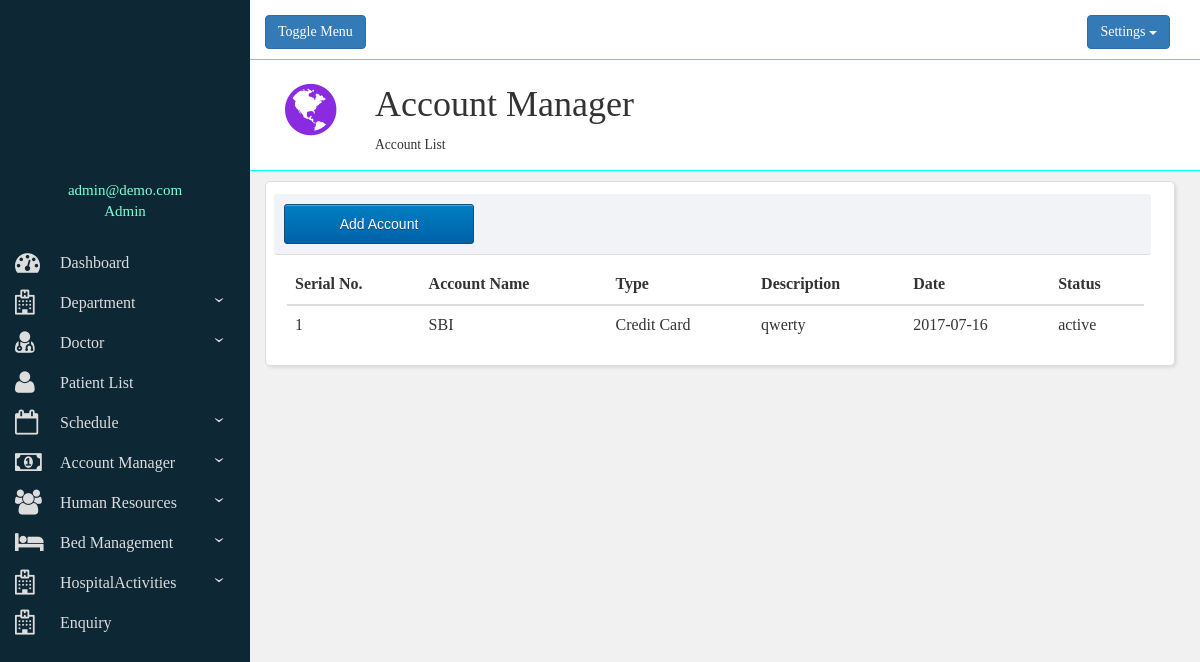
Screenshot of /account-list.php (signed in) with the database file from the repository.
### tables this page shows
CREATE TABLE `account` (
  `id` int(11) NOT NULL,
  `name` varchar(20) NOT NULL,
  `type` varchar(11) NOT NULL,
  `description` varchar(100) NOT NULL,
  `date` date NOT NULL,
  `status` varchar(8) NOT NULL
);

### account-list.php (the view, shortened to what this page needs)
<?php
 include("structure.php");
?>
        <div id="change">
        	<div class="row bbtm">
              <div class="col-lg-12">
                <div class="header-icon"><i class="fa fa-globe" aria-hidden="true"></i></div>
                  <div class="header-title">
                    <h1>Account Manager</h1>
                    <small>Account List</small>
                  </div>
              </div>
            </div>
            <div class="container-fluid relative" style="margin-top: 10px;margin-right: 30px;">
        			  <div class="row" style="padding: 10px;">
        			    <div class="col-sm-12 mbutton">
                    <a href="add-account.php"><input type="button" class="myButton" value="Add Account"></a>
        			    </div>
        			  </div>
        			  <div class="row" id="viewall" style="padding-right: 30px;padding-left: 10px;">
                    <?php
                            require("connection.php");
                            $str="select * from account;";
                            $result= mysqli_query($con, $str);
                            $s=1;
                    ?>
                    <table class="table table-hover">
                        <thead>
                          <tr>
                            <th>Serial No.</th>
                            <th>Account Name</th>
                            <th>Type</th>
                            <th>Description</th>
                            <th>Date</th>
                            <th>Status</th>
                        </tr>
                        </thead>
                        <tbody>
                        <?php
                        while ($row= mysqli_fetch_array($result,MYSQLI_ASSOC)){
                            echo "<tr>";
                            echo "<td>".$s."</td>";
                            echo "<td>".$row['name']."</td>";
                            echo "<td>".$row['type']."</td>";
                            echo "<td>".$row['description']."</td>";
                            echo "<td>".$row['date']."</td>";
                            echo "<td>".$row['status']."</td>";
                            $s++;
                        }
                        ?>
                        </tbody>
                      </table>
        			  </div>
        			</div>
          </div>
      </div>
    </div>
  </div>
</body>

### css/addacc.css (style rules this page uses)
div.relative { position:relative; background-color:#FFFFFF; padding-top:10px; padding-left:26px; border-radius:5px; box-shadow: 2px 2px 3px #DDDDDD; border-style:solid; border-color:#DDDDDD; border-width:1px; }
div { font-family:calibri; font-size:16px; }
td { padding-top:10px; }
.mbutton { margin-left:-13px; margin-top:-8px; background-color:#F1F3F6; border-radius:3px; padding:10px; margin-right:5px; border-bottom-width:1px; border-bottom-color:#DDDDDD; border-bottom-style:solid; }
.myButton { -moz-box-shadow:inset 0px 1px 0px 0px #54a3f7; -webkit-box-shadow:inset 0px 1px 0px 0px #54a3f7; box-shadow:inset 0px 1px 0px 0px #54a3f7; background:-webkit-gradient(linear, left top, left bottom, color-stop(0.05, #007dc1), color-stop(1, #0061a7)); background:-moz-linear-gradient(top, #007dc1 5%, #0061a7 100%); background:-webkit-linear-gradient(top, #007dc1 5%, #0061a7 100%); background:-o-linear-gradient(top, #007dc1 5%, #0061a7 100%); background:-ms-linear-gradient(top, #007dc1 5%, #0061a7 100%); background:linear-gradient(to bottom, #007dc1 5%, #0061a7 100%); filter:progid:DXImageTransform.Microsoft.gradient(startColorstr='#007dc1', endColorstr='#0061a7',GradientType=0); background-color:#007dc1; -moz-border-radius:3px; -webkit-border-radius:3px; border-radius:3px; border:1px solid #124d77; display:inline-block; cursor:pointer; color:#ffffff; font-family:Arial; font-size:14px; padding:6px 24px; text-decoration:none; text-shadow:0px 1px 0px #154682; width:190px; height:40px; }

### structure.php (style rules this page uses)
i { padding-right: 15px; font-size: 25px; }
.bbtm { border-bottom-style: solid; padding-bottom: 10px; border-width: 0.2px; border-bottom-color: aqua; background-color: #fff; }
.header-icon { float: left; padding: 20px; color: blueviolet; font-size: 60px; line-height: 60px; }
.header-title { padding: 5px 0px 5px 10px; height: 100px; margin-left: 100px; }

### rows the page displays
account: name "SBI", type "Credit Card", description "qwerty", date "2017-07-16", status "active"

### other values shown
$_SESSION['email'] "admin@demo.com"
$_SESSION['role'] "Admin"
